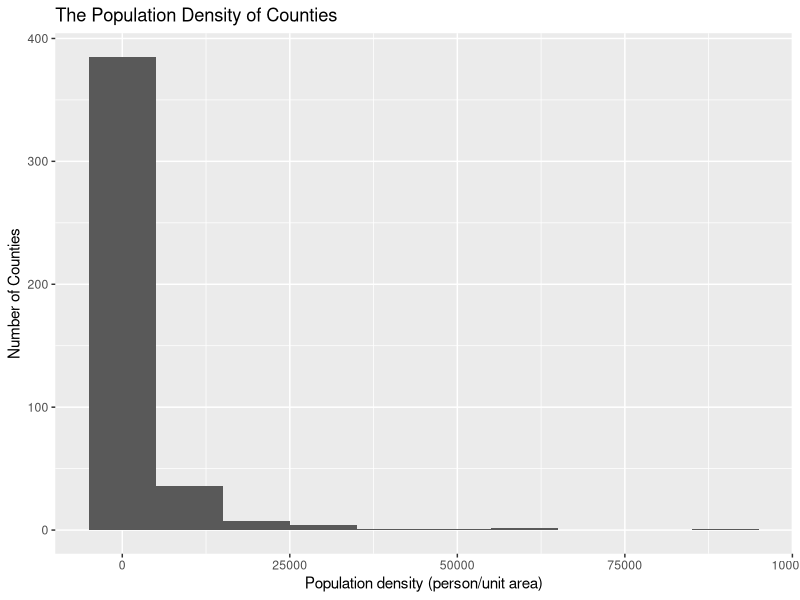
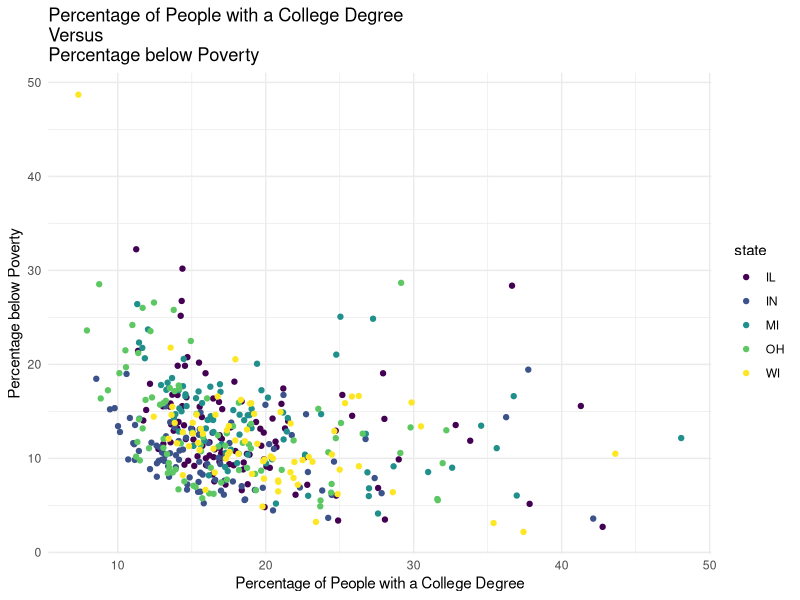
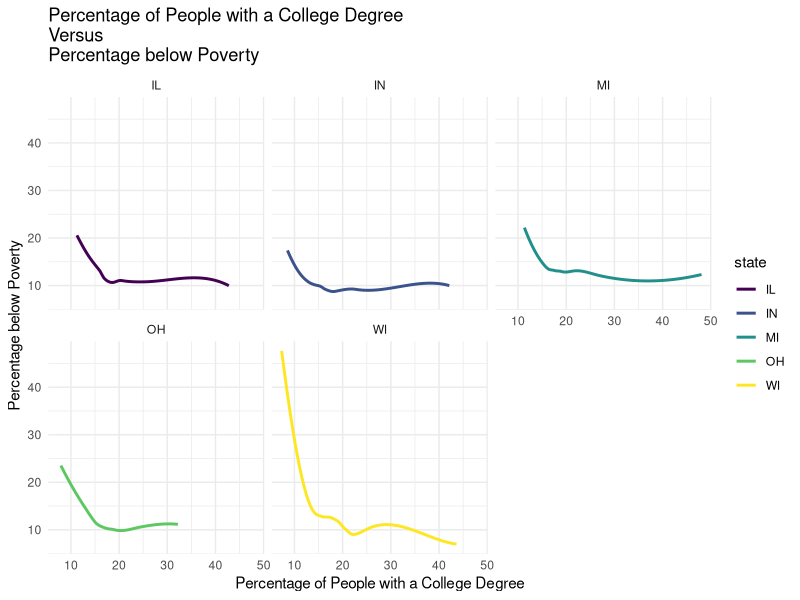

The R script that drew these images, in order:
## ---- chunk 1
#| label: load-packages
#| message: false

library(tidyverse)
library(viridis)
## ---- chunk 2
#| label: load-data
data(midwest)
view(midwest)
## ---- chunk 3
#| label: histogram-ex1
#| message: false
ggplot(data = midwest,
       aes(x = popdensity)) +
  geom_histogram(binwidth = 10000) +
  labs(x = "Population density (person/unit area)", 
       y = "Number of Counties", 
       title = "The Population Density of Counties")
## ---- chunk 4
#| label: histogram-ex2 
#| message: false
ggplot(data = midwest,
       aes(x = percollege, y = percbelowpoverty, color = state)) +
  geom_point() +
  labs(x = "Percentage of People with a College Degree", 
       y = "Percentage below Poverty", 
       title = "Percentage of People with a College Degree \nVersus 
Percentage below Poverty") +
  scale_color_viridis_d(option = "D", end = 1) +
  theme_minimal()
## ---- chunk 5
ggplot(data = midwest,
       aes(x = percollege, y = percbelowpoverty, color = state)) +
  geom_smooth(se = FALSE) +
  facet_wrap(~state) +
  labs(x = "Percentage of People with a College Degree", 
       y = "Percentage below Poverty", 
       title = "Percentage of People with a College Degree \nVersus 
Percentage below Poverty") +
  scale_color_viridis_d(option = "D", end = 1) +
  theme_minimal()
## ---- chunk 6

## ---- chunk 7

## ---- chunk 8

